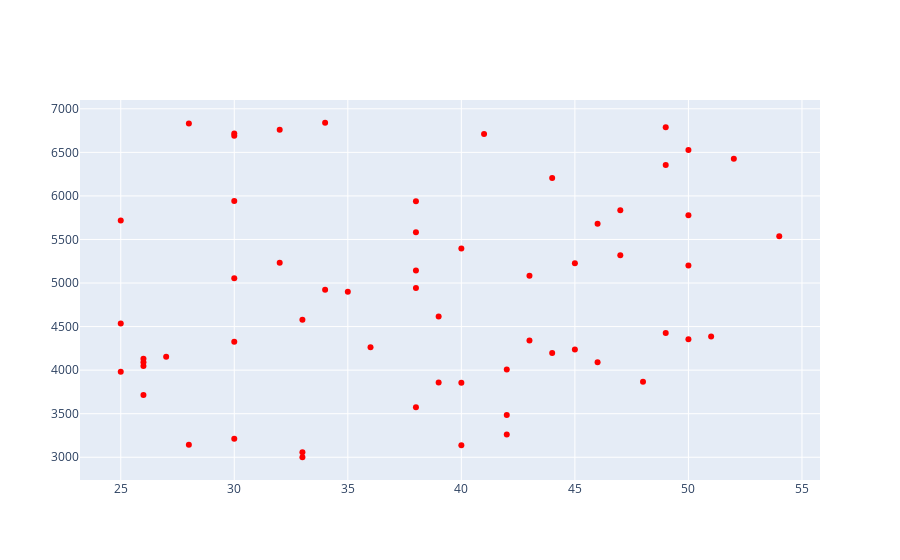

The code cell stored with this chart in its notebook:
### Code cell
## Next we will create a scatter plot by using the add_trace function and use the go.scatter() function within it 

## in go.scatter we define the x-axis data, y-axis data and define the mode as markers with color of the marker as blue 

fig.add_trace(go.Scatter(x=age_array, y=income_array, mode='markers', marker=dict(color='red')))

### Figure 1 — Plotly figure (JSON) as saved in the notebook; plotly's stock layout.template omitted (floating-point values rounded to 4 significant figures; data arrays with more than 128 entries replaced by an {"elided": "..."} marker saying what was removed)
{"data": [{"marker": {"color": "red"}, "mode": "markers", "type": "scatter", "x": [50, 34, 44, 54, 42, 28, 30, 50, 28, 46, 30, 38, 33, 26, 38, 46, 41, 25, 43, 42, 35, 30, 44, 50, 40, 48, 47, 34, 45, 26, 40, 39, 26, 49, 25, 52, 33, 32, 38, 33, 50, 36, 47, 38, 40, 30, 30, 27, 51, 45, 38, 26, 39, 25, 49, 43, 30, 32, 49, 42], "y": {"elided": "9000 int values"}}], "layout": {}}
